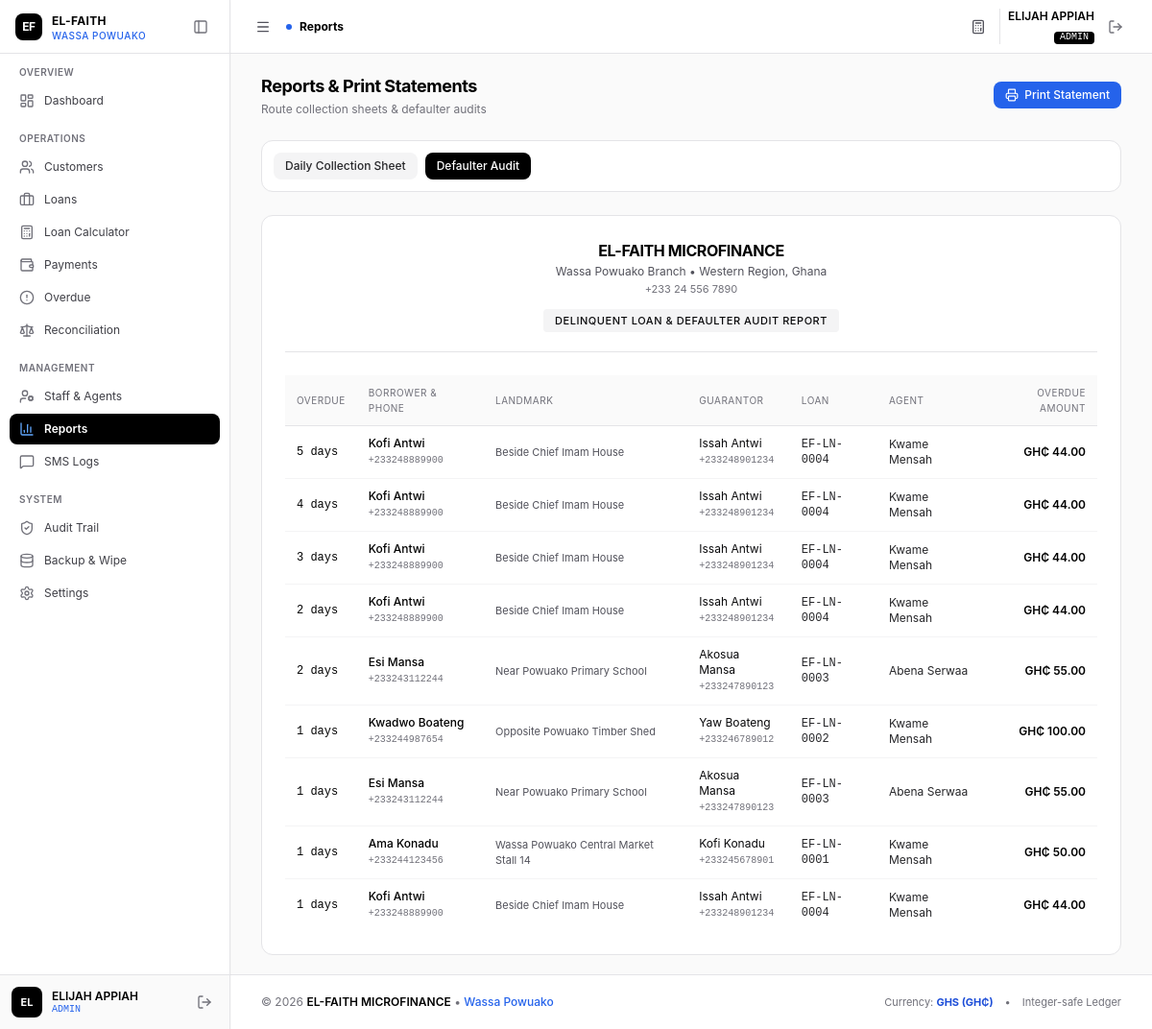
The page /admin/reports.php?type=defaulters (signed in) on the database its author committed.
### tables this page shows
CREATE TABLE IF NOT EXISTS `repayment_schedule` (
  `id` INT AUTO_INCREMENT PRIMARY KEY,
  `loan_id` INT NOT NULL,
  `installment_number` INT NOT NULL,
  `due_date` DATE NOT NULL,
  `expected_amount_pesewas` BIGINT NOT NULL,
  `principal_portion_pesewas` BIGINT NOT NULL,
  `interest_portion_pesewas` BIGINT NOT NULL,
  `paid_amount_pesewas` BIGINT NOT NULL DEFAULT 0,
  `status` ENUM('pending', 'partially_paid', 'paid', 'overdue') NOT NULL DEFAULT 'pending',
  `paid_at` DATETIME NULL,
  `created_at` DATETIME NOT NULL DEFAULT CURRENT_TIMESTAMP,
  `updated_at` DATETIME NOT NULL DEFAULT CURRENT_TIMESTAMP ON UPDATE CURRENT_TIMESTAMP,
  CONSTRAINT `fk_schedule_loan` FOREIGN KEY (`loan_id`) REFERENCES `loans` (`id`) ON DELETE CASCADE,
  INDEX `idx_sched_loan_inst` (`loan_id`, `installment_number`),
  INDEX `idx_sched_due_date` (`due_date`),
  INDEX `idx_sched_status` (`status`)
);

CREATE TABLE IF NOT EXISTS `customers` (
  `id` INT AUTO_INCREMENT PRIMARY KEY,
  `uuid` VARCHAR(36) NOT NULL UNIQUE,
  `customer_code` VARCHAR(30) NOT NULL UNIQUE,
  `full_name` VARCHAR(150) NOT NULL,
  `phone` VARCHAR(20) NOT NULL,
  `alt_phone` VARCHAR(20) NULL,
  `id_type` VARCHAR(50) NOT NULL DEFAULT 'Ghana Card',
  `id_number` VARCHAR(50) NOT NULL,
  `residential_address` TEXT NOT NULL,
  `location_landmark` VARCHAR(255) NOT NULL,
  `gps_lat` DECIMAL(10, 8) NULL,
  `gps_lng` DECIMAL(11, 8) NULL,
  `occupation` VARCHAR(100) NOT NULL,
  `guarantor_name` VARCHAR(150) NOT NULL,
  `guarantor_phone` VARCHAR(20) NOT NULL,
  `guarantor_relation` VARCHAR(50) NOT NULL,
  `guarantor_address` TEXT NULL,
  `assigned_agent_id` INT NULL,
  `created_by` INT NOT NULL,
  `status` ENUM('active', 'inactive', 'blacklisted') NOT NULL DEFAULT 'active',
  `notes` TEXT NULL,
  `deleted_at` DATETIME NULL,
  `created_at` DATETIME NOT NULL DEFAULT CURRENT_TIMESTAMP,
  `updated_at` DATETIME NOT NULL DEFAULT CURRENT_TIMESTAMP ON UPDATE CURRENT_TIMESTAMP,
  CONSTRAINT `fk_customers_assigned_agent` FOREIGN KEY (`assigned_agent_id`) REFERENCES `users` (`id`) ON DELETE SET NULL,
  CONSTRAINT `fk_customers_created_by` FOREIGN KEY (`created_by`) REFERENCES `users` (`id`),
  INDEX `idx_customers_assigned_agent` (`assigned_agent_id`),
  INDEX `idx_customers_phone` (`phone`),
  INDEX `idx_customers_id_number` (`id_number`),
  INDEX `idx_customers_status` (`status`),
  INDEX `idx_customers_deleted_at` (`deleted_at`)
);

CREATE TABLE IF NOT EXISTS `loans` (
  `id` INT AUTO_INCREMENT PRIMARY KEY,
  `uuid` VARCHAR(36) NOT NULL UNIQUE,
  `loan_code` VARCHAR(30) NOT NULL UNIQUE,
  `customer_id` INT NOT NULL,
  `agent_id` INT NULL,
  `principal_pesewas` BIGINT NOT NULL,
  `interest_rate` DECIMAL(5, 2) NOT NULL DEFAULT 10.00,
  `interest_method` ENUM('flat', 'reducing_balance') NOT NULL DEFAULT 'flat',
  `interest_pesewas` BIGINT NOT NULL,
  `total_payable_pesewas` BIGINT NOT NULL,
  `total_paid_pesewas` BIGINT NOT NULL DEFAULT 0,
  `remaining_balance_pesewas` BIGINT NOT NULL,
  `term_duration` INT NOT NULL,
  `term_period` ENUM('days', 'weeks', 'months') NOT NULL DEFAULT 'months',
  `repayment_frequency` ENUM('daily', 'weekly', 'monthly') NOT NULL DEFAULT 'daily',
  `installment_amount_pesewas` BIGINT NOT NULL,
  `disbursed_at` DATETIME NULL,
  `first_due_date` DATE NOT NULL,
  `maturity_date` DATE NOT NULL,
  `status` ENUM('pending', 'active', 'overdue', 'completed', 'defaulted', 'written_off') NOT NULL DEFAULT 'active',
  `created_by` INT NOT NULL,
  `notes` TEXT NULL,
  `created_at` DATETIME NOT NULL DEFAULT CURRENT_TIMESTAMP,
  `updated_at` DATETIME NOT NULL DEFAULT CURRENT_TIMESTAMP ON UPDATE CURRENT_TIMESTAMP,
  CONSTRAINT `fk_loans_customer` FOREIGN KEY (`customer_id`) REFERENCES `customers` (`id`) ON DELETE CASCADE,
  CONSTRAINT `fk_loans_agent` FOREIGN KEY (`agent_id`) REFERENCES `users` (`id`) ON DELETE SET NULL,
  CONSTRAINT `fk_loans_created_by` FOREIGN KEY (`created_by`) REFERENCES `users` (`id`),
  INDEX `idx_loans_customer` (`customer_id`),
  INDEX `idx_loans_agent` (`agent_id`),
  INDEX `idx_loans_status` (`status`),
  INDEX `idx_loans_due_date` (`first_due_date`, `maturity_date`)
);

CREATE TABLE IF NOT EXISTS `users` (
  `id` INT AUTO_INCREMENT PRIMARY KEY,
  `uuid` VARCHAR(36) NOT NULL UNIQUE,
  `staff_code` VARCHAR(20) NOT NULL UNIQUE,
  `name` VARCHAR(100) NOT NULL,
  `username` VARCHAR(50) NOT NULL UNIQUE,
  `email` VARCHAR(100) NOT NULL UNIQUE,
  `phone` VARCHAR(20) NOT NULL,
  `password_hash` VARCHAR(255) NOT NULL,
  `role` ENUM('admin', 'agent') NOT NULL DEFAULT 'agent',
  `status` ENUM('active', 'inactive', 'suspended') NOT NULL DEFAULT 'active',
  `last_login_at` DATETIME NULL,
  `deleted_at` DATETIME NULL,
  `created_at` DATETIME NOT NULL DEFAULT CURRENT_TIMESTAMP,
  `updated_at` DATETIME NOT NULL DEFAULT CURRENT_TIMESTAMP ON UPDATE CURRENT_TIMESTAMP,
  INDEX `idx_users_role` (`role`),
  INDEX `idx_users_status` (`status`),
  INDEX `idx_users_deleted_at` (`deleted_at`)
);

### admin/reports.php (the view, shortened to what this page needs)
<?php
require_once __DIR__ . '/../includes/functions.php';
require_once __DIR__ . '/../includes/auth.php';
$reportType = $_GET['type'] ?? 'daily_sheet';
$date = $_GET['date'] ?? date('Y-m-d');
$dailySheet = [];
$defaulters = [];
if ($reportType === 'defaulters') {
    $stmt = $pdo->query("
        SELECT rs.installment_number, rs.due_date, (rs.expected_amount_pesewas - rs.paid_amount_pesewas) AS overdue_pesewas,
               DATEDIFF(CURDATE(), rs.due_date) AS days_overdue,
               l.loan_code, l.remaining_balance_pesewas,
               c.full_name, c.phone, c.location_landmark, c.guarantor_name, c.guarantor_phone,
               u.name AS agent_name
        FROM repayment_schedule rs
        JOIN loans l ON rs.loan_id = l.id
        JOIN customers c ON l.customer_id = c.id
        LEFT JOIN users u ON l.agent_id = u.id
        WHERE rs.due_date < CURDATE() AND rs.status IN ('pending', 'partially_paid', 'overdue')
        ORDER BY days_overdue DESC
    ");
    $defaulters = $stmt->fetchAll();
}
include __DIR__ . '/../includes/header.php';
?>
<div class="space-y-6">
    <div class="no-print flex flex-col sm:flex-row sm:items-center justify-between gap-3">
        <div>
            <h1 class="text-lg font-bold text-black tracking-tight">Reports & Print Statements</h1>
            <p class="text-xs text-zinc-500 mt-0.5">Route collection sheets & defaulter audits</p>
        </div>
        <div class="flex items-center gap-2">
            <button onclick="window.print()" class="inline-flex items-center gap-1.5 px-3 py-1.5 bg-blue-600 hover:bg-blue-700 text-white font-medium text-xs rounded-lg transition">
                <i data-lucide="printer" class="w-3.5 h-3.5"></i> Print Statement
            </button>
        </div>
    </div>
    <div class="no-print bg-white rounded-xl border border-zinc-200 p-3 flex flex-col sm:flex-row items-center justify-between gap-3 text-xs">
        <div class="flex items-center gap-2">
            <a href="<?= BASE_URL ?>/admin/reports.php?type=daily_sheet&date=<?= urlencode($date) ?>"
               class="px-3 py-1.5 rounded-lg text-xs font-medium transition <?= $reportType === 'daily_sheet' ? 'bg-black text-white shadow-sm' : 'bg-zinc-100 text-zinc-800 hover:bg-zinc-200' ?>">
                Daily Collection Sheet
            </a>
            <a href="<?= BASE_URL ?>/admin/reports.php?type=defaulters"
               class="px-3 py-1.5 rounded-lg text-xs font-medium transition <?= $reportType === 'defaulters' ? 'bg-black text-white shadow-sm' : 'bg-zinc-100 text-zinc-800 hover:bg-zinc-200' ?>">
                Defaulter Audit
            </a>
        </div>
    </div>
    <div class="bg-white rounded-xl border border-zinc-200 p-6 space-y-6">
        <div class="text-center pb-5 border-b border-zinc-200">
            <h1 class="text-base font-bold uppercase tracking-tight text-black"><?= htmlspecialchars(COMPANY_NAME) ?></h1>
            <p class="text-xs text-zinc-600 mt-0.5"><?= htmlspecialchars(BRANCH_NAME) ?> Branch &bull; <?= htmlspecialchars(BRANCH_REGION) ?></p>
            <p class="text-[11px] text-zinc-500 mt-0.5"><?= htmlspecialchars(COMPANY_PHONE) ?></p>
            <div class="mt-3 inline-block px-3 py-1 rounded bg-zinc-100 text-zinc-950 text-[11px] font-medium uppercase tracking-wider">
                <?= $reportType === 'daily_sheet' ? 'Daily Collection Sheet — ' . formatDate($date) : 'Delinquent Loan & Defaulter Audit Report' ?>
            </div>
        </div>
        <?php if ($reportType === 'daily_sheet'): ?>
            <?php
                $totCash = 0;
                $totMoMo = 0;
                $totAll = 0;
                foreach ($dailySheet as $r) {
                    $totAll += $r['amount_pesewas'];
                    if ($r['payment_method'] === 'cash') $totCash += $r['amount_pesewas'];
                    if ($r['payment_method'] === 'momo') $totMoMo += $r['amount_pesewas'];
                }
            ?>
            <div class="grid grid-cols-3 gap-3 p-3.5 rounded-lg bg-zinc-50 border border-zinc-200 text-xs">
                <div>
                    <span class="text-zinc-500 block text-[10px] uppercase">Cash Collected</span>
                    <span class="text-base font-bold text-black"><?= formatMoney($totCash) ?></span>
                </div>
                <div>
                    <span class="text-zinc-500 block text-[10px] uppercase">MoMo Collected</span>
                    <span class="text-base font-bold text-black"><?= formatMoney($totMoMo) ?></span>
                </div>
                <div class="text-right">
                    <span class="text-zinc-500 block text-[10px] uppercase">Total Realized</span>
                    <span class="text-base font-bold text-black"><?= formatMoney($totAll) ?></span>
                </div>
            </div>
            <div class="overflow-x-auto">
                <table class="w-full text-left text-xs">
                    <thead class="bg-zinc-50 text-zinc-500 uppercase font-medium text-[10px] tracking-wider border-b border-zinc-200">
                        <tr>
                            <th class="py-2.5 px-3 font-normal">Time</th>
                            <th class="py-2.5 px-3 font-normal">Receipt #</th>
                            <th class="py-2.5 px-3 font-normal">Borrower</th>
                            <th class="py-2.5 px-3 font-normal">Landmark</th>
                            <th class="py-2.5 px-3 font-normal">Loan</th>
                            <th class="py-2.5 px-3 font-normal">Agent</th>
                            <th class="py-2.5 px-3 font-normal">Method</th>
                            <th class="py-2.5 px-3 text-right font-normal">Amount</th>
                        </tr>
                    </thead>
                    <tbody class="divide-y divide-zinc-100">
                        <?php foreach ($dailySheet as $d): ?>
                            <tr>
                                <td class="py-2.5 px-3 text-zinc-600 font-mono text-[11px]"><?= date('h:i A', strtotime($d['collection_timestamp'])) ?></td>
                                <td class="py-2.5 px-3 font-mono font-medium text-black"><?= htmlspecialchars($d['receipt_number']) ?></td>
                                <td class="py-2.5 px-3 font-medium text-black"><?= htmlspecialchars($d['customer_name']) ?></td>
                                <td class="py-2.5 px-3 text-zinc-600 text-[11px]"><?= htmlspecialchars($d['location_landmark']) ?></td>
                                <td class="py-2.5 px-3 font-mono text-zinc-800"><?= htmlspecialchars($d['loan_code']) ?></td>
                                <td class="py-2.5 px-3 text-zinc-800"><?= htmlspecialchars($d['agent_name']) ?></td>
                                <td class="py-2.5 px-3 uppercase text-[10px] font-medium text-zinc-600"><?= htmlspecialchars($d['payment_method']) ?></td>
                                <td class="py-2.5 px-3 text-right font-semibold text-black"><?= formatMoney((int)$d['amount_pesewas']) ?></td>
                            </tr>
                        <?php endforeach; ?>
                    </tbody>
                </table>
            </div>
            <div class="pt-8 grid grid-cols-2 gap-8 text-xs text-zinc-700 border-t border-zinc-200 mt-6">
                <div>
                    <div class="border-b border-zinc-200 w-44 mb-2"></div>
                    <span class="font-medium text-black block">Manager / Auditor</span>
                    <span class="text-[10px] text-zinc-500">Signature</span>
                </div>
                <div class="text-right flex flex-col items-end">
                    <div class="border-b border-zinc-200 w-44 mb-2"></div>
                    <span class="font-medium text-black block">Field Supervisor</span>
                    <span class="text-[10px] text-zinc-500">Verified & Handed Over</span>
                </div>
            </div>
        <?php else: ?>
            <div class="overflow-x-auto">
                <table class="w-full text-left text-xs">
                    <thead class="bg-zinc-50 text-zinc-500 uppercase font-medium text-[10px] tracking-wider border-b border-zinc-200">
                        <tr>
                            <th class="py-2.5 px-3 font-normal">Overdue</th>
                            <th class="py-2.5 px-3 font-normal">Borrower & Phone</th>
                            <th class="py-2.5 px-3 font-normal">Landmark</th>
                            <th class="py-2.5 px-3 font-normal">Guarantor</th>
                            <th class="py-2.5 px-3 font-normal">Loan</th>
                            <th class="py-2.5 px-3 font-normal">Agent</th>
                            <th class="py-2.5 px-3 text-right font-normal">Overdue Amount</th>
                        </tr>
                    </thead>
                    <tbody class="divide-y divide-zinc-100">
                        <?php foreach ($defaulters as $df): ?>
                            <tr>
                                <td class="py-2.5 px-3 font-mono font-medium text-black"><?= $df['days_overdue'] ?> days</td>
                                <td class="py-2.5 px-3">
                                    <span class="font-medium text-black block"><?= htmlspecialchars($df['full_name']) ?></span>
                                    <span class="font-mono text-zinc-500 text-[10px]"><?= htmlspecialchars($df['phone']) ?></span>
                                </td>
                                <td class="py-2.5 px-3 text-zinc-600 text-[11px]"><?= htmlspecialchars($df['location_landmark']) ?></td>
                                <td class="py-2.5 px-3">
                                    <span class="block text-zinc-950"><?= htmlspecialchars($df['guarantor_name']) ?></span>
                                    <span class="font-mono text-[10px] text-zinc-500"><?= htmlspecialchars($df['guarantor_phone']) ?></span>
                                </td>
                                <td class="py-2.5 px-3 font-mono text-zinc-800"><?= htmlspecialchars($df['loan_code']) ?></td>
                                <td class="py-2.5 px-3 text-zinc-800"><?= htmlspecialchars($df['agent_name'] ?? 'Unassigned') ?></td>
                                <td class="py-2.5 px-3 text-right font-semibold text-black"><?= formatMoney((int)$df['overdue_pesewas']) ?></td>
                            </tr>
                        <?php endforeach; ?>
                    </tbody>
                </table>
            </div>
        <?php endif; ?>
    </div>
</div>
<?php include __DIR__ . '/../includes/footer.php'; ?>

### includes/header.php (style rules this page uses)
body { -webkit-overflow-scrolling: touch; }

### rows shown on the page
repayment_schedule: days_overdue "5", customers.full_name "Kofi Antwi", customers.phone "+233248889900", customers.location_landmark "Beside Chief Imam House", customers.guarantor_name "Issah Antwi", customers.guarantor_phone "+233248901234", loan.loan_code "EF-LN-0004", users.name "Kwame Mensah", overdue_pesewas "GH₵ 44.00"
repayment_schedule: days_overdue "4", customers.full_name "Kofi Antwi", customers.phone "+233248889900", customers.location_landmark "Beside Chief Imam House", customers.guarantor_name "Issah Antwi", customers.guarantor_phone "+233248901234", loan.loan_code "EF-LN-0004", users.name "Kwame Mensah", overdue_pesewas "GH₵ 44.00"
repayment_schedule: days_overdue "3", customers.full_name "Kofi Antwi", customers.phone "+233248889900", customers.location_landmark "Beside Chief Imam House", customers.guarantor_name "Issah Antwi", customers.guarantor_phone "+233248901234", loan.loan_code "EF-LN-0004", users.name "Kwame Mensah", overdue_pesewas "GH₵ 44.00"
repayment_schedule: days_overdue "2", customers.full_name "Kofi Antwi", customers.phone "+233248889900", customers.location_landmark "Beside Chief Imam House", customers.guarantor_name "Issah Antwi", customers.guarantor_phone "+233248901234", loan.loan_code "EF-LN-0004", users.name "Kwame Mensah", overdue_pesewas "GH₵ 44.00"
repayment_schedule: days_overdue "2", customers.full_name "Esi Mansa", customers.phone "+233243112244", customers.location_landmark "Near Powuako Primary School", customers.guarantor_name "Akosua Mansa", customers.guarantor_phone "+233247890123", loan.loan_code "EF-LN-0003", users.name "Abena Serwaa", overdue_pesewas "GH₵ 55.00"
repayment_schedule: days_overdue "1", customers.full_name "Kwadwo Boateng", customers.phone "+233244987654", customers.location_landmark "Opposite Powuako Timber Shed", customers.guarantor_name "Yaw Boateng", customers.guarantor_phone "+233246789012", loan.loan_code "EF-LN-0002", users.name "Kwame Mensah", overdue_pesewas "GH₵ 100.00"
repayment_schedule: days_overdue "1", customers.full_name "Esi Mansa", customers.phone "+233243112244", customers.location_landmark "Near Powuako Primary School", customers.guarantor_name "Akosua Mansa", customers.guarantor_phone "+233247890123", loan.loan_code "EF-LN-0003", users.name "Abena Serwaa", overdue_pesewas "GH₵ 55.00"
repayment_schedule: days_overdue "1", customers.full_name "Ama Konadu", customers.phone "+233244123456", customers.location_landmark "Wassa Powuako Central Market Stall 14", customers.guarantor_name "Kofi Konadu", customers.guarantor_phone "+233245678901", loan.loan_code "EF-LN-0001", users.name "Kwame Mensah", overdue_pesewas "GH₵ 50.00"
repayment_schedule: days_overdue "1", customers.full_name "Kofi Antwi", customers.phone "+233248889900", customers.location_landmark "Beside Chief Imam House", customers.guarantor_name "Issah Antwi", customers.guarantor_phone "+233248901234", loan.loan_code "EF-LN-0004", users.name "Kwame Mensah", overdue_pesewas "GH₵ 44.00"

### other values the page prints
BRANCH_NAME "WASSA POWUAKO"
$sectionName "OVERVIEW"
$item['label'] "Dashboard"
$sectionName "OPERATIONS"
$item['label'] "Customers"
$item['label'] "Loans"
$item['label'] "Loan Calculator"
$item['label'] "Payments"
$item['label'] "Overdue"
$item['label'] "Reconciliation"
$sectionName "MANAGEMENT"
$item['label'] "Staff & Agents"
$item['label'] "Reports"
$item['label'] "SMS Logs"
$sectionName "SYSTEM"
